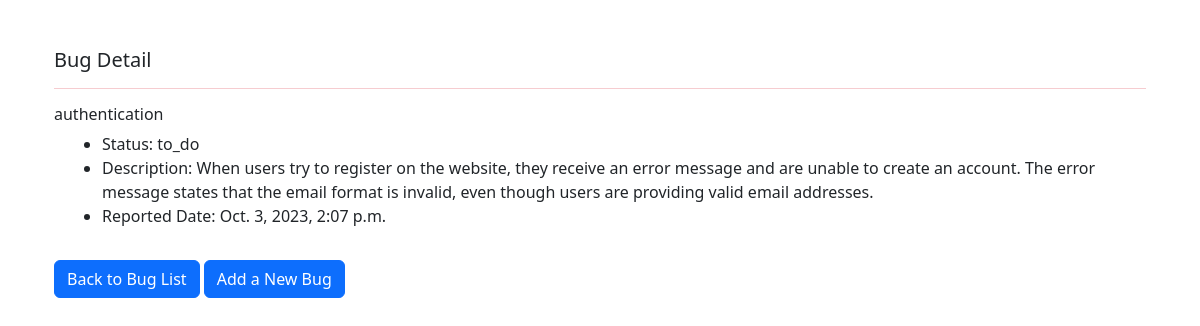
Screenshot of /bug_detail/3/ with the database file from the repository.
### bug/models.py (models this page shows, shortened)
class Bug(models.Model):
    STATUSES =[
            ('new', 'New'),
            ('open', 'Open'),
            ('critical', 'Critical'),
            ('to_do', 'To Do'),
            ('assigned', 'Assigned'),
            ('in_progress', 'In Progress'),
            ('resolved', 'Resolved'),
            ('closed', 'Closed'),
            ('reopened', 'Reopened'),
            ('duplicate', 'Duplicate'),
            ('invalid', 'Invalid'),
            ('wont_fix', "Won't Fix"),
    ]
    BUG_TYPES = [
    ('functional', 'Functional Issue'),
    ('performance', 'Performance Issue'),
    ('security', 'Security Issue'),
    ('usability', 'Usability Issue'),
    ('compatibility', 'Compatibility Issue'),
    ('visual', 'Visual/Design Issue'),
    ('other', 'Other Issue'),
    ('database', 'Database Issue'),
    ('network', 'Network Issue'),
    ('crash', 'Application Crash'),
    ('installation', 'Installation Issue'),
    ('documentation', 'Documentation Issue'),
    ('data_loss', 'Data Loss Issue'),
    ('accessibility', 'Accessibility Issue'),
    ('authentication', 'Authentication Issue'),
    ('workflow', 'Workflow Issue'),
]
    description = models.TextField()
    bug_type = models.CharField(max_length=225, choices=BUG_TYPES)
    report_date = models.DateTimeField(default=datetime.now)
    status = models.CharField(max_length=50, choices=STATUSES)

### bug/views.py (the view)
# urls.py: path("bug_detail/<int:pk>/", BugDetailView.as_view(), name="bug_detail")
class BugDetailView(DetailView):
    model = Bug
    template_name = 'bug_detail.html'
    def get_context_data(self, **kwargs):
        context = super().get_context_data(**kwargs)
        context["bug"] = self.get_object()
        return context

### bug/templates/bug_detail.html (shortened to what this page needs)
{% extends "base.html" %}
{% block content %}
    <div class="container">
        <div class="row">
            <div class="col">
                <div>
                    <h5 >Bug Detail</h5>
                    <hr class=" text-danger">
                    <h6>{{bug.bug_type}}</h6>
                        <ul class=" mx-3">
                            <li>Status: {{bug.status}}</li>
                            <li>Description: {{bug.description}}</li>
                            <li>Reported Date: {{bug.report_date}}</li>
                        </ul>
                        <a href="{% url "bug_list" %}" class="btn btn-primary">Back to Bug List</a>  <a href=" {% url "add_bug"%}" class="btn btn-primary my-3">Add a New Bug</a>
                </div>
            </div>
        </div>
    </div>
{% endblock content %}

### rows the page displays
Bug: bug_type "authentication", status "to_do", description "When users try to register on the website, they receive an error message and are unable to create an account. The error message states that the email format is invalid, even though users are providing valid email addresses.", report_date "Oct. 3, 2023, 2:07 p.m."
